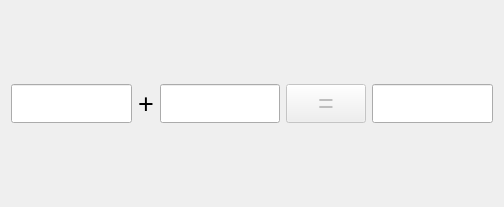
<?xml version="1.0" encoding="UTF-8"?>
<ui version="4.0">
 <class>CalculatorDialog</class>
 <widget class="QDialog" name="CalculatorDialog">
  <property name="geometry">
   <rect>
    <x>0</x>
    <y>0</y>
    <width>504</width>
    <height>207</height>
   </rect>
  </property>
  <property name="font">
   <font>
    <pointsize>20</pointsize>
   </font>
  </property>
  <property name="windowTitle">
   <string>加法计算器</string>
  </property>
  <layout class="QHBoxLayout" name="horizontalLayout">
   <item>
    <widget class="QLineEdit" name="m_editX">
     <property name="text">
      <string/>
     </property>
     <property name="alignment">
      <set>Qt::AlignRight|Qt::AlignTrailing|Qt::AlignVCenter</set>
     </property>
    </widget>
   </item>
   <item>
    <widget class="QLabel" name="label">
     <property name="text">
      <string>+</string>
     </property>
    </widget>
   </item>
   <item>
    <widget class="QLineEdit" name="m_editY">
     <property name="alignment">
      <set>Qt::AlignRight|Qt::AlignTrailing|Qt::AlignVCenter</set>
     </property>
    </widget>
   </item>
   <item>
    <widget class="QPushButton" name="m_btnCalc">
     <property name="enabled">
      <bool>false</bool>
     </property>
     <property name="text">
      <string>=</string>
     </property>
    </widget>
   </item>
   <item>
    <widget class="QLineEdit" name="m_editZ">
     <property name="alignment">
      <set>Qt::AlignRight|Qt::AlignTrailing|Qt::AlignVCenter</set>
     </property>
     <property name="readOnly">
      <bool>true</bool>
     </property>
    </widget>
   </item>
  </layout>
 </widget>
 <layoutdefault spacing="6" margin="11"/>
 <resources/>
 <connections/>
</ui>
